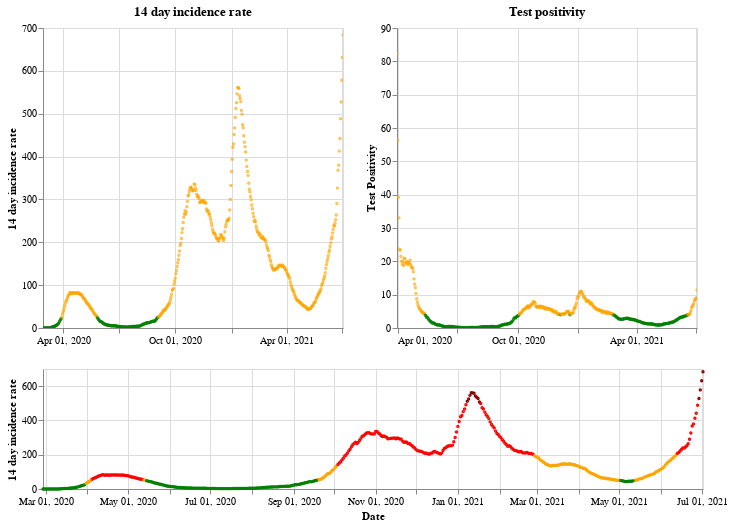

The cell this chart's notebook holds for it:
### Markdown cell above
## Scotland

### Code cell
plot_traffic_light('Scotland')

### Figure 1 — Vega-Lite specification as saved in the notebook (floating-point values rounded to 4 significant figures; data arrays with more than 128 entries replaced by an {"elided": "..."} marker saying what was removed)
{"config": {"view": {"continuousWidth": 400, "continuousHeight": 300}}, "vconcat": [{"hconcat": [{"mark": {"type": "point", "size": 2}, "encoding": {"color": {"condition": {"value": "green", "test": "(datum.twoWeeklyCasesRate <= 25)"}, "value": "orange"}, "tooltip": [{"type": "nominal", "field": "areaName"}, {"type": "temporal", "field": "date"}, {"type": "quantitative", "field": "twoWeeklyCasesRate"}, {"type": "quantitative", "field": "testPositivity"}], "x": {"type": "temporal", "axis": {"title": ""}, "field": "date", "scale": {"domain": {"selection": "DateBrush"}}, "timeUnit": "yearmonthdate"}, "y": {"type": "quantitative", "axis": {"title": "14 day incidence rate"}, "field": "twoWeeklyCasesRate"}}, "title": "14 day incidence rate", "width": 300}, {"mark": {"type": "point", "size": 2}, "encoding": {"color": {"condition": {"value": "green", "test": "(datum.testPositivity <= 4)"}, "value": "orange"}, "tooltip": [{"type": "nominal", "field": "areaName"}, {"type": "temporal", "field": "date"}, {"type": "quantitative", "field": "twoWeeklyCasesRate"}, {"type": "quantitative", "field": "testPositivity"}], "x": {"type": "temporal", "axis": {"title": ""}, "field": "date", "scale": {"domain": {"selection": "DateBrush"}}, "timeUnit": "yearmonthdate"}, "y": {"type": "quantitative", "axis": {"title": "Test Positivity"}, "field": "testPositivity"}}, "title": "Test positivity", "width": 300}]}, {"layer": [{"mark": {"type": "point", "size": 2}, "encoding": {"color": {"condition": {"value": "orange", "test": "(((datum.testPositivity < 4) && (datum.twoWeeklyCasesRate >= 50)) && (datum.twoWeeklyCasesRate < 200))"}, "value": "red"}, "opacity": {"condition": {"value": 1, "test": "((datum.twoWeeklyCasesRate >= 50) && (datum.twoWeeklyCasesRate < 500))"}, "value": 0}, "tooltip": [{"type": "nominal", "field": "areaName"}, {"type": "temporal", "field": "date"}, {"type": "quantitative", "field": "twoWeeklyCasesRate"}, {"type": "quantitative", "field": "testPositivity"}], "x": {"type": "temporal", "axis": {"title": "Date"}, "field": "date", "timeUnit": "yearmonthdate"}, "y": {"type": "quantitative", "axis": {"title": "14 day incidence rate"}, "field": "twoWeeklyCasesRate"}}, "selection": {"DateBrush": {"type": "interval", "encodings": ["x"], "fields": ["Time"]}}}, {"mark": {"type": "point", "size": 2}, "encoding": {"color": {"value": "darkred"}, "opacity": {"condition": {"value": 1, "test": "(datum.twoWeeklyCasesRate >= 500)"}, "value": 0}, "tooltip": [{"type": "nominal", "field": "areaName"}, {"type": "temporal", "field": "date"}, {"type": "quantitative", "field": "twoWeeklyCasesRate"}, {"type": "quantitative", "field": "testPositivity"}], "x": {"type": "temporal", "axis": {"title": "Date"}, "field": "date", "timeUnit": "yearmonthdate"}, "y": {"type": "quantitative", "axis": {"title": "14 day incidence rate"}, "field": "twoWeeklyCasesRate"}}}, {"mark": {"type": "point", "size": 2}, "encoding": {"color": {"condition": {"value": "green", "test": "((datum.testPositivity < 4) && (datum.twoWeeklyCasesRate < 50))"}, "value": "orange"}, "opacity": {"condition": {"value": 1, "test": "(datum.twoWeeklyCasesRate < 50)"}, "value": 0}, "tooltip": [{"type": "nominal", "field": "areaName"}, {"type": "temporal", "field": "date"}, {"type": "quantitative", "field": "twoWeeklyCasesRate"}, {"type": "quantitative", "field": "testPositivity"}], "x": {"type": "temporal", "axis": {"title": "Date"}, "field": "date", "timeUnit": "yearmonthdate"}, "y": {"type": "quantitative", "axis": {"title": "14 day incidence rate"}, "field": "twoWeeklyCasesRate"}}}], "height": 120, "width": 660}], "data": {"name": "data-9edbd779e15106c6648a8a5ffeed04e4"}, "$schema": "https://vega.github.io/schema/vega-lite/v4.8.1.json", "datasets": {"data-9edbd779e15106c6648a8a5ffeed04e4": {"elided": "491 records"}}}
